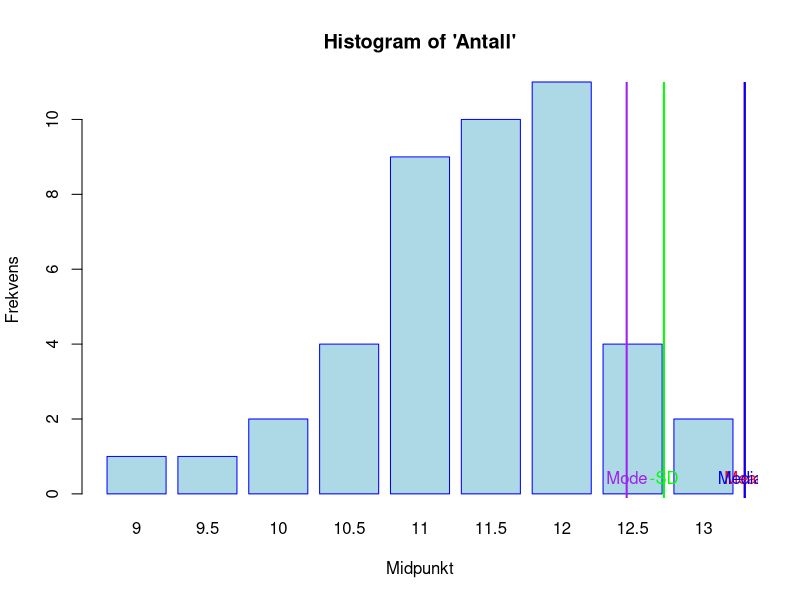
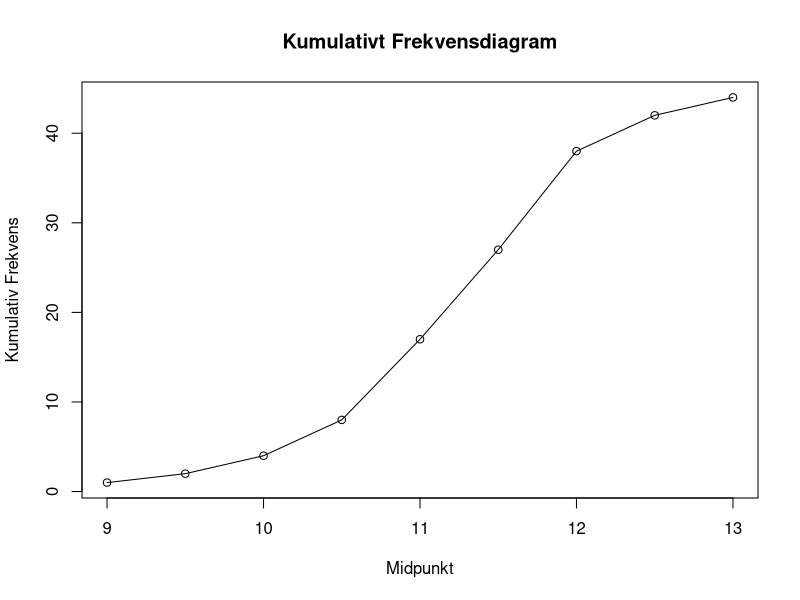

Generate these figures, in order, with R:
# Leser inn data
laban <- read.csv("labanXY.csv")

# Erstatter NA verdier i 'Antall' med 0
laban$Antall[is.na(laban$Antall)] <- 0

# Beregner kumulativ frekvens
laban$CumulativeFrequency <- cumsum(laban$Antall)

# Beregner statistiske mål
meanValue <- mean(laban$Midpunkt, na.rm = TRUE)
medianValue <- median(laban$Midpunkt, na.rm = TRUE)
modeValue <- as.numeric(names(sort(table(laban$Midpunkt), decreasing = TRUE)[1]))
sdValue <- sd(laban$Midpunkt, na.rm = TRUE)


# Lager et 'barplot' og lagrer returverdien for å få søyleposisjonene
bp <- barplot(laban$Antall, names.arg = laban$Midpunkt, 
              main = "Histogram of 'Antall'", xlab = "Midpunkt", ylab = "Frekvens", 
              col = "lightblue", border = "blue")

# Finner x-posisjonene for mean, median, mode og standardavvik
mean_xpos <- meanValue
median_xpos <- medianValue
mode_xpos <- modeValue
sd_neg_xpos <- meanValue - sdValue
sd_pos_xpos <- meanValue + sdValue

# Tegner linjer for statistiske mål
abline(v = mean_xpos, col = "red", lwd = 2)
abline(v = median_xpos, col = "blue", lwd = 2)
abline(v = mode_xpos, col = "purple", lwd = 2)
abline(v = sd_neg_xpos, col = "green", lwd = 2)
abline(v = sd_pos_xpos, col = "green", lwd = 2)

# Legger til tekstetiketter
text(mean_xpos, 0, "Mean", pos = 3, col = "red")
text(median_xpos, 0, "Median", pos = 3, col = "blue")
text(mode_xpos, 0, "Mode", pos = 3, col = "purple")
text(sd_neg_xpos, 0, "-SD", pos = 3, col = "green")
text(sd_pos_xpos, 0, "+SD", pos = 3, col = "green")

# Lager kumulativt frekvensdiagram
plot(laban$Midpunkt, laban$CumulativeFrequency, type = "o", 
     main = "Kumulativt Frekvensdiagram", xlab = "Midpunkt", ylab = "Kumulativ Frekvens")
